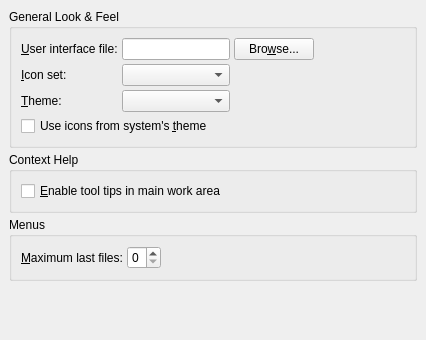
<?xml version="1.0" encoding="UTF-8"?>
<ui version="4.0">
 <class>PrefUi</class>
 <widget class="QWidget" name="PrefUi">
  <property name="geometry">
   <rect>
    <x>0</x>
    <y>0</y>
    <width>426</width>
    <height>340</height>
   </rect>
  </property>
  <property name="sizePolicy">
   <sizepolicy hsizetype="Expanding" vsizetype="Expanding">
    <horstretch>0</horstretch>
    <verstretch>0</verstretch>
   </sizepolicy>
  </property>
  <property name="windowTitle">
   <string/>
  </property>
  <layout class="QGridLayout" name="gridLayout_4">
   <item row="0" column="0">
    <widget class="QGroupBox" name="groupBox">
     <property name="title">
      <string>General Look &amp;&amp; Feel</string>
     </property>
     <property name="flat">
      <bool>true</bool>
     </property>
     <layout class="QGridLayout" name="gridLayout_3">
      <item row="1" column="0">
       <layout class="QHBoxLayout" name="horizontalLayout_4">
        <item>
         <widget class="QCheckBox" name="useSystemThemeIconsCB">
          <property name="text">
           <string>Use icons from system's &amp;theme</string>
          </property>
         </widget>
        </item>
       </layout>
      </item>
      <item row="0" column="0">
       <layout class="QGridLayout" name="gridLayout" columnstretch="0,1,0">
        <item row="0" column="0">
         <widget class="QLabel" name="uiFileLA">
          <property name="text">
           <string>&amp;User interface file:</string>
          </property>
          <property name="buddy">
           <cstring>uiFileED</cstring>
          </property>
         </widget>
        </item>
        <item row="0" column="1">
         <widget class="QLineEdit" name="uiFileED"/>
        </item>
        <item row="0" column="2">
         <widget class="QPushButton" name="uiFilePB">
          <property name="text">
           <string>Bro&amp;wse...</string>
          </property>
         </widget>
        </item>
        <item row="1" column="0">
         <widget class="QLabel" name="iconSetLA">
          <property name="text">
           <string>&amp;Icon set:</string>
          </property>
          <property name="buddy">
           <cstring>iconSetCO</cstring>
          </property>
         </widget>
        </item>
        <item row="1" column="1">
         <widget class="QComboBox" name="iconSetCO">
          <property name="toolTip">
           <string>The icon set to use. Warning: normal size of icons may be wrong until you save the preferences and restart LyX.</string>
          </property>
         </widget>
        </item>
        <item row="1" column="2">
         <layout class="QHBoxLayout" name="horizontalLayout"/>
        </item>
        <item row="2" column="0">
         <widget class="QLabel" name="uiThemeLA">
          <property name="text">
           <string>&amp;Theme:</string>
          </property>
          <property name="buddy">
           <cstring>uiThemeCO</cstring>
          </property>
         </widget>
        </item>
        <item row="2" column="1">
         <widget class="QComboBox" name="uiThemeCO">
          <property name="toolTip">
           <string>The look of the user interface. The modern themes use a calm, paper-like design; "Classic" uses the plain style of your system.</string>
          </property>
         </widget>
        </item>
       </layout>
      </item>
      <item row="0" column="1">
       <spacer name="horizontalSpacer">
        <property name="orientation">
         <enum>Qt::Horizontal</enum>
        </property>
        <property name="sizeHint" stdset="0">
         <size>
          <width>40</width>
          <height>20</height>
         </size>
        </property>
       </spacer>
      </item>
     </layout>
    </widget>
   </item>
   <item row="1" column="0">
    <widget class="QGroupBox" name="pixmapCacheGB_2">
     <property name="title">
      <string>Context Help</string>
     </property>
     <property name="alignment">
      <set>Qt::AlignLeading|Qt::AlignLeft|Qt::AlignTop</set>
     </property>
     <property name="flat">
      <bool>true</bool>
     </property>
     <layout class="QGridLayout">
      <property name="leftMargin">
       <number>9</number>
      </property>
      <property name="topMargin">
       <number>9</number>
      </property>
      <property name="rightMargin">
       <number>9</number>
      </property>
      <property name="bottomMargin">
       <number>9</number>
      </property>
      <property name="spacing">
       <number>4</number>
      </property>
      <item row="0" column="0">
       <widget class="QCheckBox" name="tooltipCB">
        <property name="toolTip">
         <string>Checking this allows the automatic display of helpful comments for insets in the main work area of an edited document</string>
        </property>
        <property name="text">
         <string>&amp;Enable tool tips in main work area</string>
        </property>
       </widget>
      </item>
     </layout>
    </widget>
   </item>
   <item row="2" column="0">
    <widget class="QGroupBox" name="documentsGB">
     <property name="title">
      <string>Menus</string>
     </property>
     <property name="flat">
      <bool>true</bool>
     </property>
     <layout class="QGridLayout" name="gridLayout_2">
      <item row="0" column="0">
       <layout class="QHBoxLayout" name="horizontalLayout_3">
        <item>
         <widget class="QLabel" name="lastfilesLA">
          <property name="text">
           <string>&amp;Maximum last files:</string>
          </property>
          <property name="buddy">
           <cstring>lastfilesSB</cstring>
          </property>
         </widget>
        </item>
        <item>
         <widget class="QSpinBox" name="lastfilesSB">
          <property name="maximum">
           <number>9</number>
          </property>
         </widget>
        </item>
        <item>
         <spacer>
          <property name="orientation">
           <enum>Qt::Horizontal</enum>
          </property>
          <property name="sizeHint" stdset="0">
           <size>
            <width>48</width>
            <height>20</height>
           </size>
          </property>
         </spacer>
        </item>
       </layout>
      </item>
     </layout>
    </widget>
   </item>
   <item row="3" column="0">
    <spacer>
     <property name="orientation">
      <enum>Qt::Vertical</enum>
     </property>
     <property name="sizeHint" stdset="0">
      <size>
       <width>395</width>
       <height>16</height>
      </size>
     </property>
    </spacer>
   </item>
  </layout>
 </widget>
 <layoutdefault spacing="4" margin="9"/>
 <tabstops>
  <tabstop>uiFileED</tabstop>
  <tabstop>uiFilePB</tabstop>
  <tabstop>iconSetCO</tabstop>
  <tabstop>useSystemThemeIconsCB</tabstop>
  <tabstop>tooltipCB</tabstop>
 </tabstops>
 <includes>
  <include location="local">qt_i18n.h</include>
 </includes>
 <resources/>
 <connections/>
</ui>
